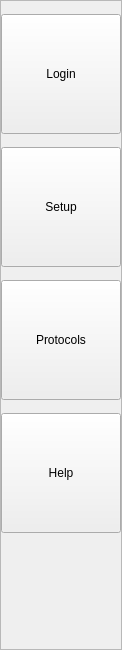
    <widget class="QFrame" name="frame">
     <property name="geometry">
      <rect>
       <x>0</x>
       <y>0</y>
       <width>120</width>
       <height>650</height>
      </rect>
     </property>
     <property name="sizePolicy">
      <sizepolicy hsizetype="Preferred" vsizetype="Preferred">
       <horstretch>1</horstretch>
       <verstretch>0</verstretch>
      </sizepolicy>
     </property>
     <property name="minimumSize">
      <size>
       <width>0</width>
       <height>650</height>
      </size>
     </property>
     <property name="maximumSize">
      <size>
       <width>1366</width>
       <height>650</height>
      </size>
     </property>
     <property name="frameShape">
      <enum>QFrame::StyledPanel</enum>
     </property>
     <property name="frameShadow">
      <enum>QFrame::Raised</enum>
     </property>
     <layout class="QVBoxLayout" name="verticalLayout_3">
      <property name="spacing">
       <number>0</number>
      </property>
      <property name="leftMargin">
       <number>0</number>
      </property>
      <property name="topMargin">
       <number>0</number>
      </property>
      <property name="rightMargin">
       <number>0</number>
      </property>
      <property name="bottomMargin">
       <number>0</number>
      </property>
      <item>
       <widget class="QPushButton" name="login_button">
        <property name="minimumSize">
         <size>
          <width>120</width>
          <height>0</height>
         </size>
        </property>
        <property name="maximumSize">
         <size>
          <width>120</width>
          <height>120</height>
         </size>
        </property>
        <property name="text">
         <string>Login</string>
        </property>
       </widget>
      </item>
      <item>
       <widget class="QPushButton" name="setup_button">
        <property name="minimumSize">
         <size>
          <width>120</width>
          <height>0</height>
         </size>
        </property>
        <property name="maximumSize">
         <size>
          <width>120</width>
          <height>120</height>
         </size>
        </property>
        <property name="text">
         <string>Setup</string>
        </property>
       </widget>
      </item>
      <item>
       <widget class="QPushButton" name="protocols_button">
        <property name="minimumSize">
         <size>
          <width>120</width>
          <height>0</height>
         </size>
        </property>
        <property name="maximumSize">
         <size>
          <width>120</width>
          <height>120</height>
         </size>
        </property>
        <property name="text">
         <string>Protocols</string>
        </property>
       </widget>
      </item>
      <item>
       <widget class="QPushButton" name="help_button">
        <property name="minimumSize">
         <size>
          <width>120</width>
          <height>0</height>
         </size>
        </property>
        <property name="maximumSize">
         <size>
          <width>120</width>
          <height>120</height>
         </size>
        </property>
        <property name="text">
         <string>Help</string>
        </property>
       </widget>
      </item>
      <item alignment="Qt::AlignHCenter">
       <widget class="QLabel" name="video_player_button">
        <property name="maximumSize">
         <size>
          <width>90</width>
          <height>90</height>
         </size>
        </property>
        <property name="text">
         <string/>
        </property>
        <property name="pixmap">
         <pixmap>../media/images/buttons/play-button.png</pixmap>
        </property>
        <property name="scaledContents">
         <bool>true</bool>
        </property>
        <property name="alignment">
         <set>Qt::AlignCenter</set>
        </property>
       </widget>
      </item>
     </layout>
    </widget>
